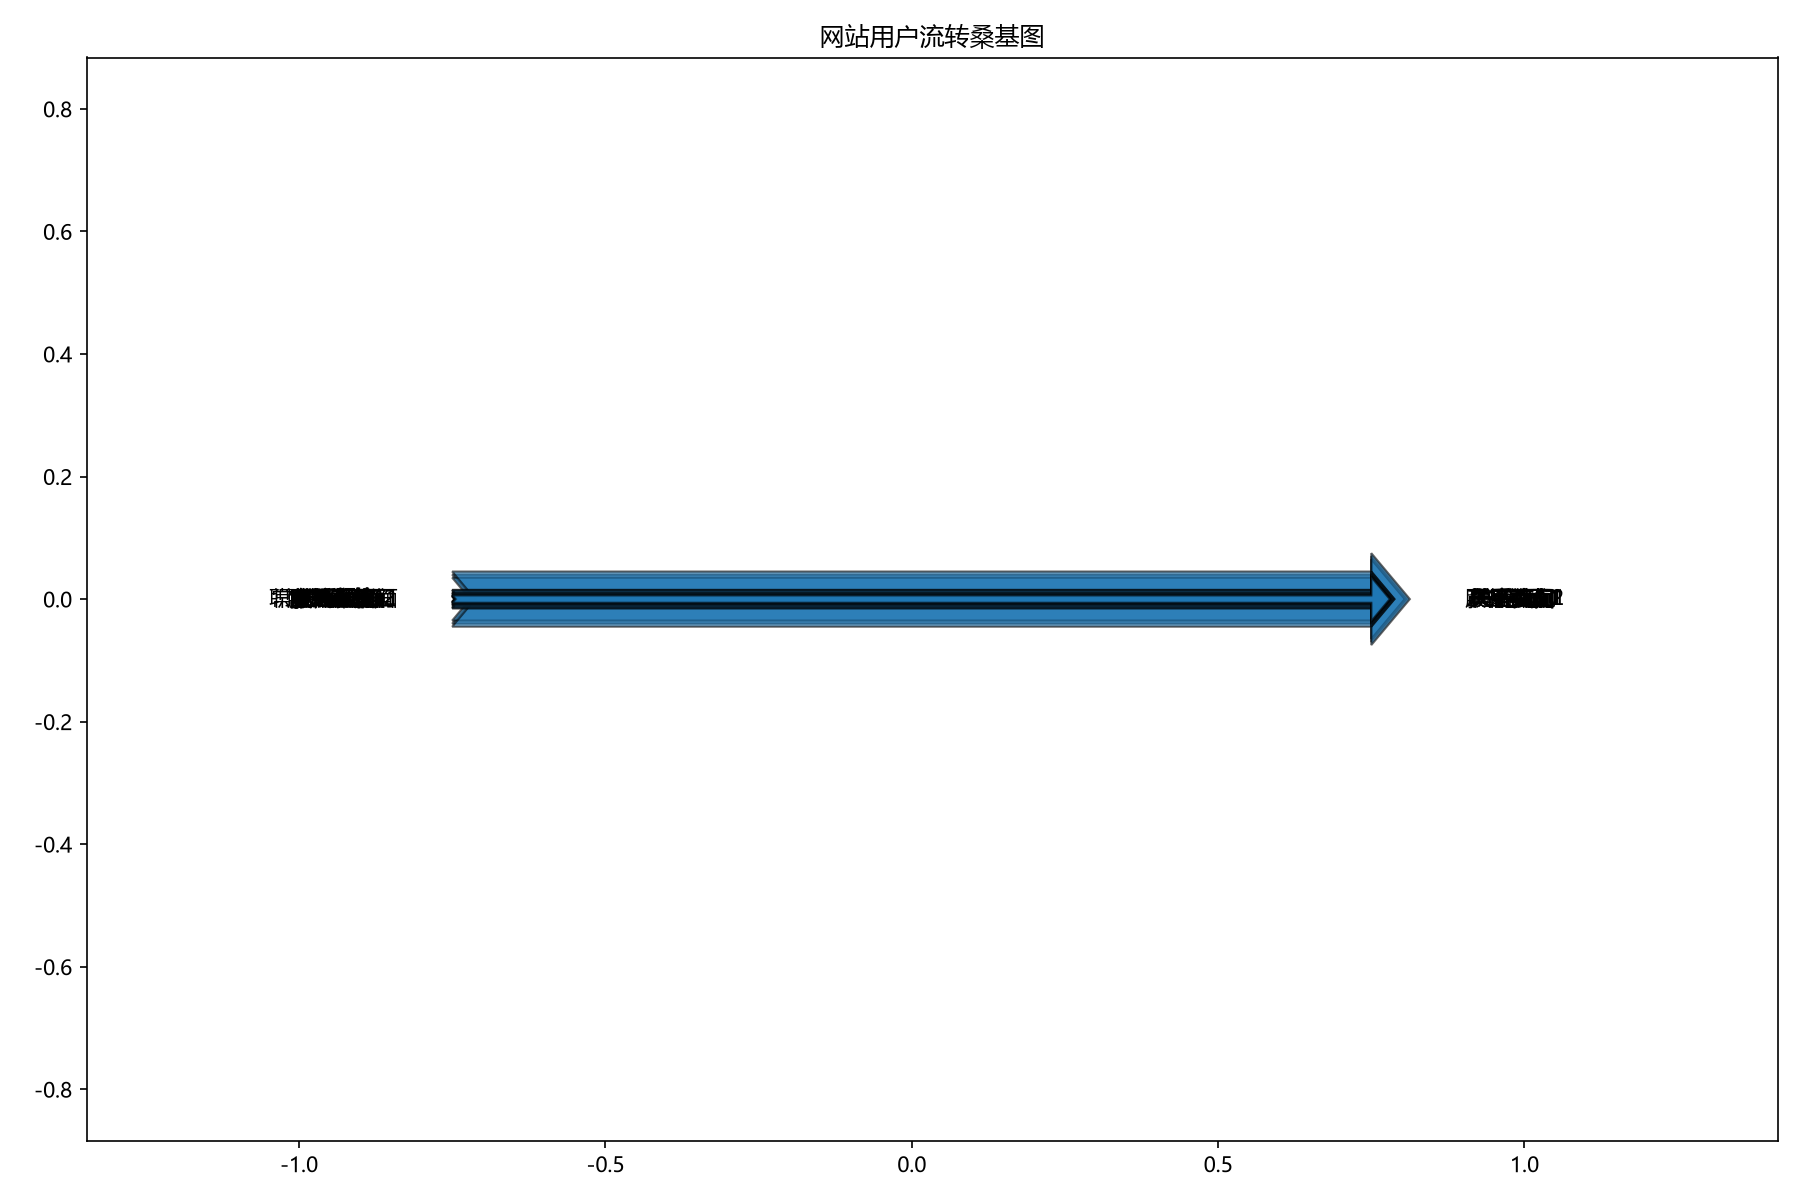

Python code for this plot:
import os
import pandas as pd
import matplotlib.pyplot as plt
import matplotlib
from matplotlib.sankey import Sankey
matplotlib.rcParams['font.sans-serif'] = ['Microsoft YaHei', 'SimHei']
matplotlib.rcParams['axes.unicode_minus'] = False

base = r'D:/学习作业/数据可视化/1《CDA 一级认证教材：商业数据分析》'
out = r'D:/学习作业/数据可视化/第2章'
os.makedirs(out, exist_ok=True)

df = pd.read_excel(os.path.join(base, '第2章 数据分析方法/2、由基础分析范式引申出的分析方法/data-无答案/6桑吉图.xlsx'), sheet_name='Sheet1')

nodes = sorted(set(df['来源']) | set(df['目标']))
node_map = {n: i for i, n in enumerate(nodes)}
df['source_idx'] = df['来源'].map(node_map)
df['target_idx'] = df['目标'].map(node_map)

fig, ax = plt.subplots(figsize=(12, 8))
sankey = Sankey(ax=ax, unit=None, scale=0.0001, offset=0.2, format='%.0f')
for _, row in df.iterrows():
    sankey.add(flows=[-row['流量'], row['流量']],
               labels=[row['来源'], row['目标']],
               orientations=[0, 0],
               pathlengths=[0.5, 0.5],
               facecolor='#1f77b4',
               alpha=0.6)
diagrams = sankey.finish()
plt.title('网站用户流转桑基图')
plt.tight_layout()
plt.savefig(os.path.join(out, '第2章_桑基图.png'), dpi=150)
plt.show()

print(df[['来源', '目标', '流量']])
